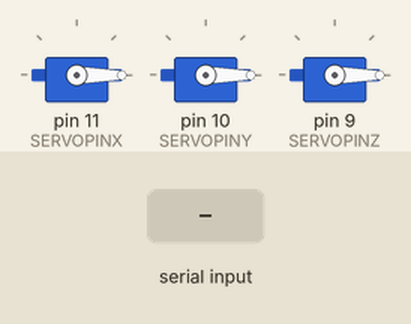
The sketch below on a simulated Arduino Uno, built with avr-gcc and run on an emulated ATmega328P. On the bench: 3 × servo. The inputs (shaded band) are chosen by the test bench.

Above: at 1.2 s.
1.3 s: "1" received over Serial
At 3.5 s:
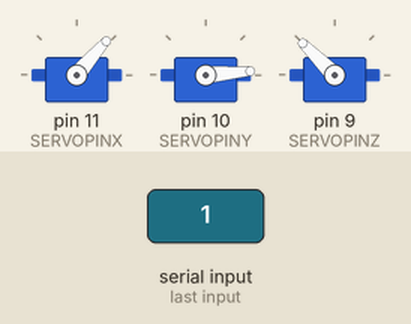
3.8 s: "0" received over Serial
At 5.5 s:
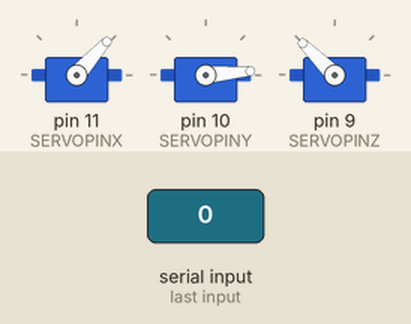
Timing chart, 0 to 7.0 s (numbered marks = the images above; inputs shaded):
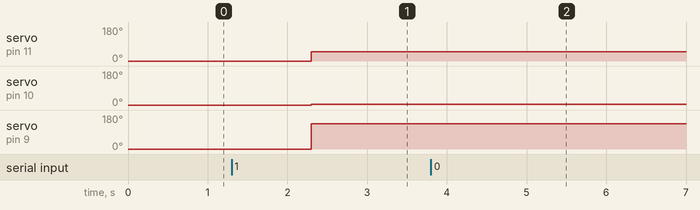

The sketch:

robotic_finger_controler.ino
```cpp
/******************************************************
CNC Program, move the finger in the 2 axis, and rise and
drop a finger
******************************************************/

#include <Servo.h>

#define SERVOPINX 11
#define SERVOPINY 10
#define SERVOPINZ 9
#define LINE_BUFFER_LENGTH 512

/* Structures, global variables */
typedef struct point {
  uint8_t x;
  uint8_t y;
  uint8_t z;
} point_struct;

/* Naming servos */
Servo servoX;
Servo servoY;
Servo servoZ;

/* actual point */
point_struct *actual_pos;

int struct_size = (int) sizeof(struct point);

uint8_t Xpos = 0;
uint8_t Ypos = 0;
uint8_t Zpos = 0;

/**********************
 * void setup() - Initialisations
 ***********************/
void setup() {
  //  Setup
  Serial.begin(9600);
  //  Attach servos
  servoX.attach( SERVOPINX );
  servoY.attach( SERVOPINY );
  servoZ.attach( SERVOPINZ );
  //  Set & move to initial default position
  servoX.write(Xpos);
  servoY.write(Ypos);
  servoZ.write(Zpos);
}

/******************************************************
Serial read and moving determination
******************************************************/

void loop(){

  if(Serial.available()){
    //in buffer
    char serial_buffer [struct_size];
    //Serial read
    Serial.readBytes(serial_buffer, struct_size);
    //convertion to a point struct
    actual_pos = (point_struct*) &serial_buffer;
    //move the finger
    Xpos = actual_pos->x;
    Ypos = actual_pos->y;
    Zpos = actual_pos->z;
    servoX.write(Xpos);
    servoY.write(Ypos);
    servoZ.write(Zpos);
    //writeServo();
    delay(1000);
  }
}
```

Measured:
- after the input at 1.3 s, servo on pin 11 (SERVOPINX): 0° → 49° after 1.0 s; servo on pin 10 (SERVOPINY): 0° → 5° after 1.0 s; servo on pin 9 (SERVOPINZ): 0° → 135° after 1.0 s
- after the input at 3.8 s, servo on pin 11 (SERVOPINX): 49° → 48° after 1.0 s
